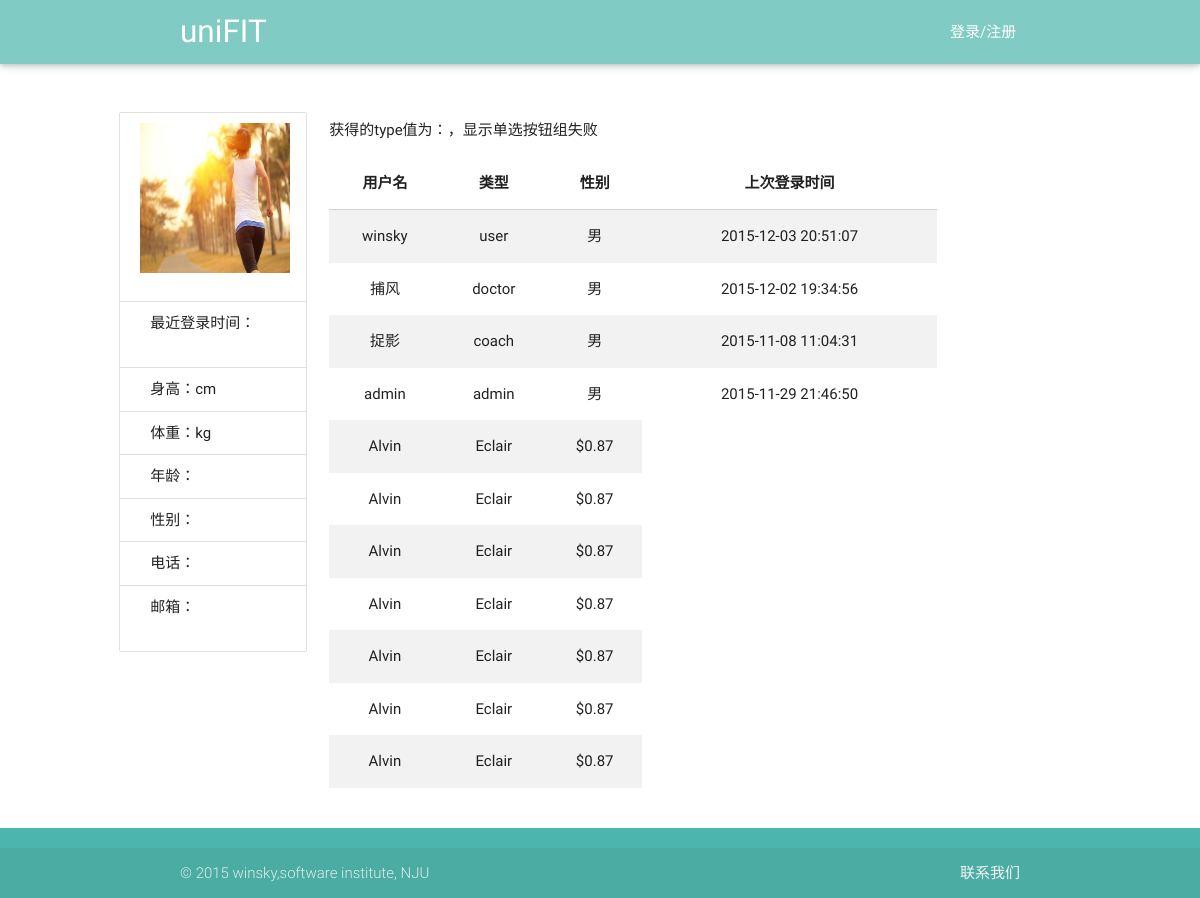
Page /view/showReservation.php on the earlier database version.
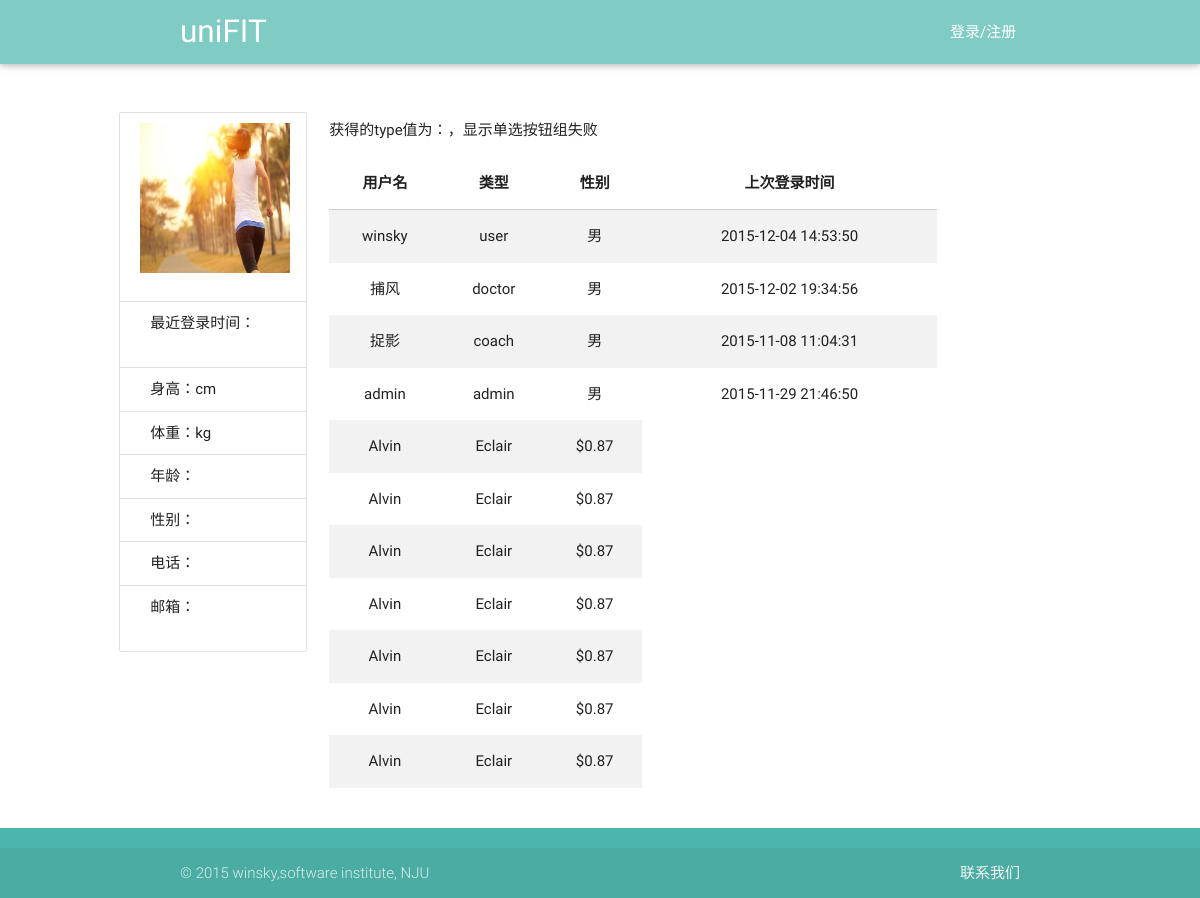
Same page on the later database version.
### tables this page shows
CREATE TABLE user(id integer primary key,userName varchar(40),password int, type varchar(20) ,age int,sex varchar(20),height int,weight int,telephone varchar(40), email varchar(40),lastLoadTime date default '—');

### service/UserService.php (called while the page is built, shortened)
<?php
require_once('../utils/SqliteHelper.php');
class UserService {
    var $db_user_base_info = "user";
    var $DB = null;
    public function __construct() {
        $this->DB = new SqliteHelper('../data.db');
    }
    public function getUserList($type) {
        if ($type === 'doctor-coach') {
            $sql = "select * from " . $this->db_user_base_info . " where type ='doctor' or type='coach'";
        } else if ($type != "user" && $type != "admin" && $type != "doctor" && $type != "coach") {
            $sql = "select * from " . $this->db_user_base_info;
        } else {
            $sql = "select * from " . $this->db_user_base_info . " where type ='" . $type . "'";
        }
        return $this->DB->getList($sql);
    }
}

### utils/SqliteHelper.php (called while the page is built, shortened)
<?php
class SqliteHelper {
    function __construct($file) {
        try {
            $this->conn = new PDO('sqlite:' . $file);
        } catch (PDOException $e) {
            try {
                $this->conn = new PDO('sqlite2:' . $file);
            } catch (PDOException $e) {
                exit('error!');
            }
        }
    }
    function __destruct() {
        $this->conn = null;
    }
    function query($sql) {
        return $this->conn->query($sql);
    }
    function getList($sql) {
        $recordList = array();
        foreach ($this->RecordArray($sql) as $rstmp) {
            $recordList[] = $rstmp;
        }
        return $recordList;
    }
    function RecordArray($sql) {
        return $this->query($sql)->fetchAll();
    }
}

### view/showReservation.php (the view, shortened to what the changed rows need)
<!DOCTYPE html>
<html lang="en">
<head>
    <link href="../css/material_icons.css" rel="stylesheet" media="screen,projection">
    <link href="../css/materialize.css" type="text/css" rel="stylesheet" media="screen,projection"/>
    <link href="../css/style.css" type="text/css" rel="stylesheet" media="screen,projection"/>
</head>
<body onload="write_header();write_footer();">
<div class="container main row">
                <?php
                require_once("../service/UserService.php");
                ?>
    <div class="col s12 l9">
        <?php
        $type = $_GET["type"];
        ?>
        <div>
            <table class="striped centered responsive-table">
                <thead>
                <tr>
                    <th data-field="userName">用户名</th>
                    <th data-field="type">类型</th>
                    <th data-field="sex">性别</th>
                    <th data-field="lastLoadTime">上次登录时间</th>
                </tr>
                </thead>
                <tbody>
                <?php
                require_once("../service/UserService.php");
                $user = new UserService();
                $result = $user->getUserList($type);
                foreach ($result as $row) {
                    $userName = $row['userName'];
                    $userType = $row['type'];
                    $sex = $row['sex'];
                    $lastLoadTime = $row['lastLoadTime'];
                    echo "<tr onclick='showDetail(this)'>";
                    echo "<td>$userName</td>";
                    echo "<td>$userType</td>";
                    echo "<td>$sex</td>";
                    echo "<td>$lastLoadTime</td>";
                    echo "</tr>";
                }
                ?>
                </tbody>
            </table>
        </div>
    </div>
</div>
</body>
</html>

Differences in the rows shown:
changed user "winsky": lastLoadTime "2015-12-03 20:51:07" → "2015-12-04 14:53:50"
